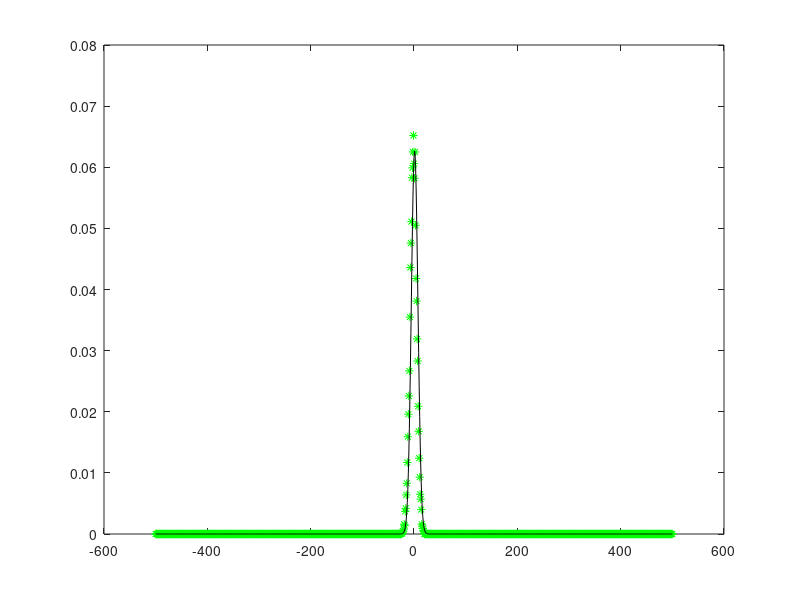

MATLAB code for this plot: (Note: this script raises an error after producing the figure.)
clc
clear
close all

delta = 0.015;
p= 0.5-delta;
q= 0.5+delta;
ti = 0;
tempos_finais = [40,41;400,401;4000,4001];
N = 5000;
X = -500:500;
Plinear = zeros(3,length(X));

for exercicio = 1:3

    tempo_final_1 = tempos_finais(exercicio,:);
    Nx = zeros(2,length(X));
    for i = 1:length(tempo_final_1)

        t = ti:tempo_final_1(i);
        random_walk = zeros(1,length(t));

        for n=1:N
            for k = 1:length(t)-1
                MovAleatorio = rand;
                if (MovAleatorio < p)
                    Mov = 1;
                else
                    Mov = -1;
                end
                random_walk(k+1) = random_walk(k) + Mov;
                if k == length(t)- 1
                    xi = random_walk(k+1);
                    idx = xi+abs(min(X))+1;
                    Nx(i,idx) = Nx(i,idx)+1;
                end
            end
        end
        Prob_1 = Nx(1,:)./N;
        Prob_2 = Nx(2,:)./N;

        for l = 1:length(Prob_1)
            Plinear(exercicio,l) = (1/2)*(Prob_1(l)+Prob_2(l));
        end
    end

    
    tempo_final_med = (tempo_final_1(1)+tempo_final_1(2))/2;
    acerto(exercicio)=tempo_final_med;
    prob_anal = 1/sqrt(2*pi*tempo_final_med).*exp(-((X-2*tempo_final_med*delta).^2)./(2.*tempo_final_med));
    figure(exercicio)
    plot(X,Plinear(exercicio,:),'g*',X,prob_anal,'-k')
        title("<P(x,t)> e P(x,t) para: Tfinal="+tempo_final_1(1)+" vs Tfinal="+tempo_final_1(2))
    legend("Função de distribuição de probabilidade média", "Função de distribuição de probabilidade teórica")
end
figure(exercicio+1)
plot(X,Plinear(1,:),'m',X,Plinear(2,:),'y',X,Plinear(3,:),'g','LineWidth',1.5)
title('<P(x,t)> para cada par de valores de t')
legend(['t = ' num2str(tempos_finais(1,1)) ',' num2str(tempos_finais(1,2))] ...
    ,['t = ' num2str(tempos_finais(2,1)) ',' num2str(tempos_finais(2,2))] ...
    ,['t = ' num2str(tempos_finais(3,1)) ',' num2str(tempos_finais(3,2))])
xlabel('X')
ylabel('Probabilidades')

%Propriedade 1
c1_prop1=sum(Plinear(:,1));
c2_prop1=sum(Plinear(:,2));
c3_prop1=sum(Plinear(:,3));


%Propriedade 2
c1_prop2=sum(Plinear(:,1)).*(tempos_finais(1,2)+tempos_finais(1,2))*delta;
c2_prop2=sum(Plinear(:,2).*(tempos_finais(2,1)+tempos_finais(2,2))*delta);
c3_prop2=sum(Plinear(:,3).*(tempos_finais(3,1)+tempos_finais(3,1))*delta);

%Propriedade 3
c1_prop3=floor(sum((Plinear(:,1)-(tempos_finais(1,2)+tempos_finais(1,2))*delta).^2)-acerto(1)/10);
c2_prop3=sum((Plinear(:,2)-(tempos_finais(2,1)+tempos_finais(2,2))*delta).^2)-acerto(2);
c3_prop3=sum((Plinear(:,3)-(tempos_finais(3,1)+tempos_finais(3,2))*delta).^2)-acerto(3)*10;